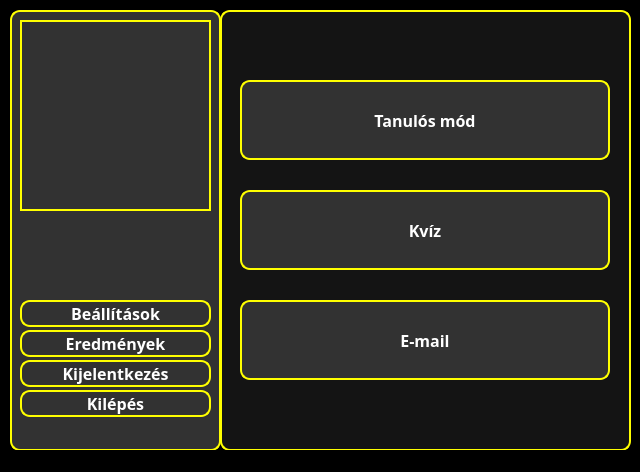
<?xml version="1.0" encoding="UTF-8"?>
<ui version="4.0">
 <class>MainWindow</class>
 <widget class="QMainWindow" name="MainWindow">
  <property name="geometry">
   <rect>
    <x>0</x>
    <y>0</y>
    <width>640</width>
    <height>472</height>
   </rect>
  </property>
  <property name="windowTitle">
   <string>Főképernyő</string>
  </property>
  <property name="styleSheet">
   <string notr="true">* {
	background-color: #000000;
}</string>
  </property>
  <widget class="QWidget" name="centralwidget">
   <widget class="QWidget" name="widget" native="true">
    <property name="geometry">
     <rect>
      <x>220</x>
      <y>10</y>
      <width>411</width>
      <height>441</height>
     </rect>
    </property>
    <property name="styleSheet">
     <string notr="true">* {
	background-color: rgb(20, 20, 20);
	border: 2px solid yellow;
	border-radius: 10px;
	color: white;
	font-size: 16px;
	font-weight: bold;
}
</string>
    </property>
    <widget class="QPushButton" name="learningGameButton">
     <property name="geometry">
      <rect>
       <x>20</x>
       <y>70</y>
       <width>370</width>
       <height>80</height>
      </rect>
     </property>
     <property name="font">
      <font>
       <family>Corbel</family>
       <pointsize>-1</pointsize>
       <bold>true</bold>
      </font>
     </property>
     <property name="styleSheet">
      <string notr="true">* {
	background-color:  rgb(50, 50, 50);
	color: white;
}

*:hover {
	background-color: black;
	color: yellow;
}</string>
     </property>
     <property name="text">
      <string>Tanulós mód</string>
     </property>
    </widget>
    <widget class="QPushButton" name="quizGameButton">
     <property name="geometry">
      <rect>
       <x>20</x>
       <y>180</y>
       <width>370</width>
       <height>80</height>
      </rect>
     </property>
     <property name="font">
      <font>
       <family>Corbel</family>
       <pointsize>-1</pointsize>
       <bold>true</bold>
      </font>
     </property>
     <property name="styleSheet">
      <string notr="true">* {
	background-color:  rgb(50, 50, 50);
	color: white;
}

*:hover {
	background-color: black;
	color: yellow;
}</string>
     </property>
     <property name="text">
      <string>Kvíz</string>
     </property>
    </widget>
    <widget class="QPushButton" name="emailGameButton">
     <property name="geometry">
      <rect>
       <x>20</x>
       <y>290</y>
       <width>370</width>
       <height>80</height>
      </rect>
     </property>
     <property name="font">
      <font>
       <family>Corbel</family>
       <pointsize>-1</pointsize>
       <bold>true</bold>
      </font>
     </property>
     <property name="styleSheet">
      <string notr="true">* {
	background-color:  rgb(50, 50, 50);
	color: white;
}

*:hover {
	background-color: black;
	color: yellow;
}</string>
     </property>
     <property name="text">
      <string>E-mail</string>
     </property>
    </widget>
   </widget>
   <widget class="QWidget" name="widget_2" native="true">
    <property name="geometry">
     <rect>
      <x>10</x>
      <y>10</y>
      <width>211</width>
      <height>441</height>
     </rect>
    </property>
    <property name="styleSheet">
     <string notr="true">* {
	background-color: rgb(50, 50, 50);
	border: 2px solid yellow;
	border-radius: 10px;
	color: white;
	font-size: 16px;
	font-weight: bold;
}</string>
    </property>
    <widget class="QFrame" name="profilePicture">
     <property name="geometry">
      <rect>
       <x>10</x>
       <y>10</y>
       <width>191</width>
       <height>191</height>
      </rect>
     </property>
     <property name="styleSheet">
      <string notr="true">border-radius: 0px;</string>
     </property>
     <property name="frameShape">
      <enum>QFrame::StyledPanel</enum>
     </property>
     <property name="frameShadow">
      <enum>QFrame::Raised</enum>
     </property>
    </widget>
    <widget class="QPushButton" name="resultsButton">
     <property name="geometry">
      <rect>
       <x>10</x>
       <y>320</y>
       <width>191</width>
       <height>27</height>
      </rect>
     </property>
     <property name="font">
      <font>
       <family>Corbel</family>
       <pointsize>-1</pointsize>
       <bold>true</bold>
      </font>
     </property>
     <property name="styleSheet">
      <string notr="true">* {
	background-color:  rgb(50, 50, 50);
	color: white;
}

*:hover {
	background-color: black;
	color: yellow;
}</string>
     </property>
     <property name="text">
      <string>Eredmények</string>
     </property>
    </widget>
    <widget class="QPushButton" name="settingsButton">
     <property name="geometry">
      <rect>
       <x>10</x>
       <y>290</y>
       <width>191</width>
       <height>27</height>
      </rect>
     </property>
     <property name="font">
      <font>
       <family>Corbel</family>
       <pointsize>-1</pointsize>
       <bold>true</bold>
      </font>
     </property>
     <property name="styleSheet">
      <string notr="true">* {
	background-color:  rgb(50, 50, 50);
	color: white;
}

*:hover {
	background-color: black;
	color: yellow;
}</string>
     </property>
     <property name="text">
      <string>Beállítások</string>
     </property>
    </widget>
    <widget class="QPushButton" name="logOutButton">
     <property name="geometry">
      <rect>
       <x>10</x>
       <y>350</y>
       <width>191</width>
       <height>27</height>
      </rect>
     </property>
     <property name="font">
      <font>
       <family>Corbel</family>
       <pointsize>-1</pointsize>
       <bold>true</bold>
      </font>
     </property>
     <property name="styleSheet">
      <string notr="true">* {
	background-color:  rgb(50, 50, 50);
	color: white;
}

*:hover {
	background-color: black;
	color: yellow;
}</string>
     </property>
     <property name="text">
      <string>Kijelentkezés</string>
     </property>
    </widget>
    <widget class="QPushButton" name="exitButton">
     <property name="geometry">
      <rect>
       <x>10</x>
       <y>380</y>
       <width>191</width>
       <height>27</height>
      </rect>
     </property>
     <property name="font">
      <font>
       <family>Corbel</family>
       <pointsize>-1</pointsize>
       <bold>true</bold>
      </font>
     </property>
     <property name="styleSheet">
      <string notr="true">* {
	background-color:  rgb(50, 50, 50);
	color: white;
}

*:hover {
	background-color: black;
	color: yellow;
}</string>
     </property>
     <property name="text">
      <string>Kilépés</string>
     </property>
    </widget>
    <widget class="QLabel" name="usernameLabel">
     <property name="geometry">
      <rect>
       <x>10</x>
       <y>210</y>
       <width>191</width>
       <height>61</height>
      </rect>
     </property>
     <property name="styleSheet">
      <string notr="true">border-style: none; color: white;</string>
     </property>
     <property name="alignment">
      <set>Qt::AlignCenter</set>
     </property>
     <property name="wordWrap">
      <bool>true</bool>
     </property>
    </widget>
   </widget>
  </widget>
  <widget class="QStatusBar" name="statusbar"/>
 </widget>
 <resources/>
 <connections/>
</ui>
